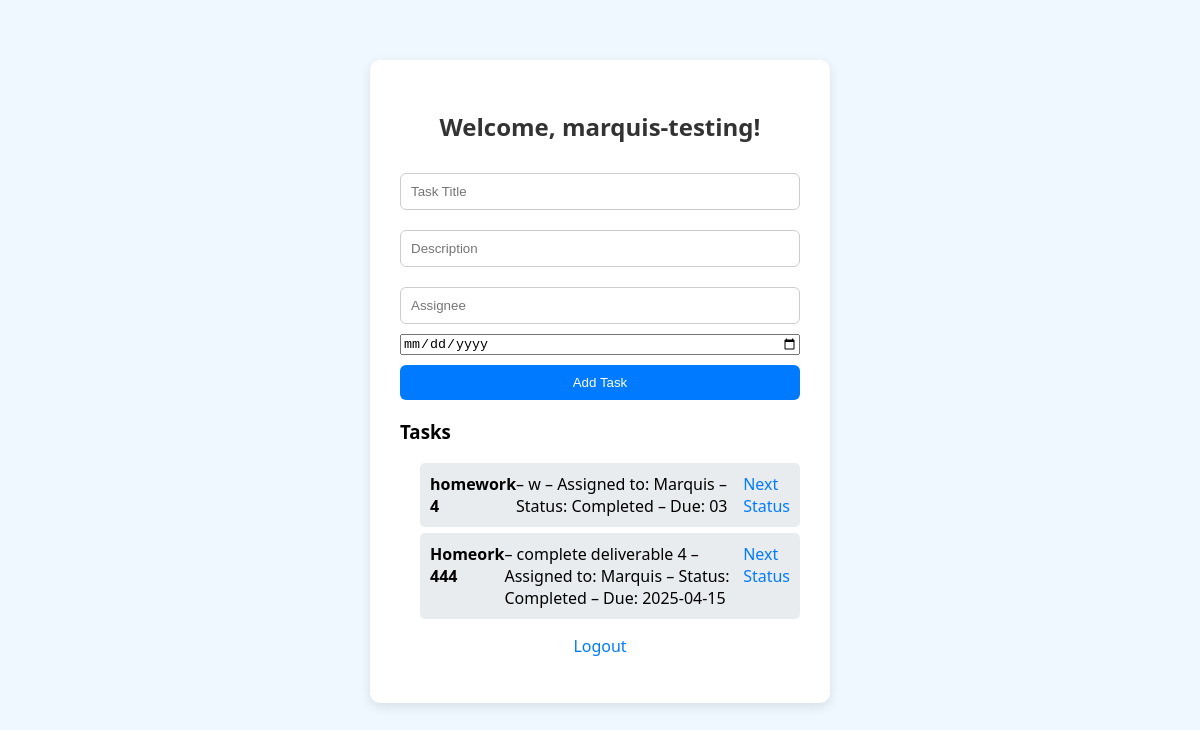
The page / (signed in) on the database its author committed.
### tables this page shows
CREATE TABLE tasks (
                        id INTEGER PRIMARY KEY AUTOINCREMENT,
                        title TEXT,
                        description TEXT,
                        assignee TEXT,
                        status TEXT,
                        due_date TEXT);

### app.py (the view)
@app.route('/')
def index():
    if 'user' not in session:
        return redirect('/login')
    con = sqlite3.connect("tasks.db")
    cur = con.cursor()
    cur.execute("SELECT * FROM tasks")
    tasks = cur.fetchall()
    return render_template('index.html', tasks=tasks, user=session['user'])

### templates/index.html (shortened to what this page needs)
<!DOCTYPE html>
<html lang="en">
<head>
  <link rel="stylesheet" href="{{ url_for('static', filename='style.css') }}">
</head>
<body>
  <div class="container">
    <h2>Welcome, {{ user }}!</h2>
    <form method="POST" action="/add_task">
      <input type="text" name="title" placeholder="Task Title" required>
      <input type="text" name="description" placeholder="Description" required>
      <input type="text" name="assignee" placeholder="Assignee" required>
      <input type="date" name="due_date" required>
      <button type="submit">Add Task</button>
    </form>
    <h3>Tasks</h3>
    <ul>
      {% for task in tasks %}
        <li>
          <b>{{ task[1] }}</b> – {{ task[2] }} – Assigned to: {{ task[3] }} – Status: {{ task[4] }} – Due: {{ task[5] }}
          <a href="/update_status/{{ task[0] }}">Next Status</a>
        </li>
      {% endfor %}
    </ul>
    <p><a href="/logout">Logout</a></p>
  </div>
</body>
</html>

### static/style.css (style rules this page uses)
body { font-family: 'Segoe UI', Tahoma, Geneva, Verdana, sans-serif; background-color: #f0f8ff; margin: 0; padding: 0; display: flex; justify-content: center; align-items: flex-start; min-height: 100vh; }
.container { background-color: white; padding: 30px; margin-top: 60px; border-radius: 10px; box-shadow: 0 4px 12px rgba(0,0,0,0.1); width: 100%; max-width: 400px; }
h1, h2 { text-align: center; color: #333; }
form { display: flex; flex-direction: column; }
input[type="text"], input[type="password"] { padding: 10px; margin: 10px 0; border: 1px solid #ccc; border-radius: 6px; }
button { padding: 10px; background-color: #007bff; color: white; border: none; border-radius: 6px; cursor: pointer; margin-top: 10px; }
ul { padding-left: 20px; }
li { background: #e9ecef; padding: 10px; margin: 6px 0; border-radius: 5px; display: flex; justify-content: space-between; }
a { color: #007bff; text-decoration: none; }
p { text-align: center; }

### rows shown on the page
tasks: title "homework 4", description "w", assignee "Marquis", status "Completed", due_date "03"
tasks: title "Homeork 444", description "complete deliverable 4", assignee "Marquis", status "Completed", due_date "2025-04-15"

### other values the page prints
{{ user }} "marquis-testing"
